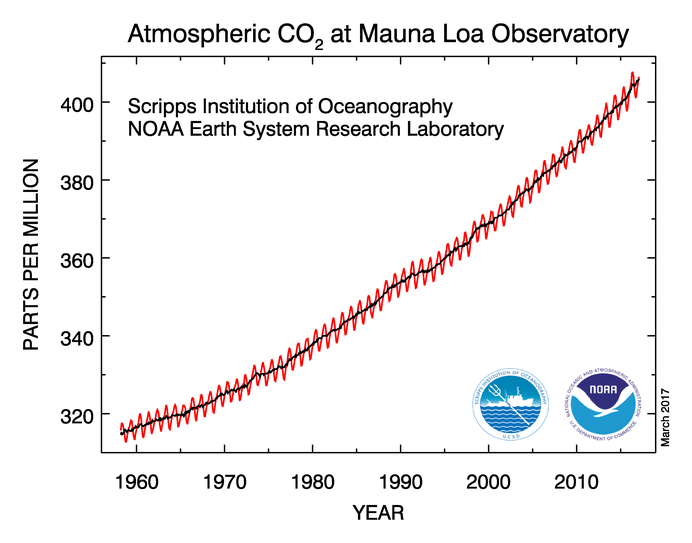
%> input picture data/co2_data_mlo.png, 692 x 543 px
$ octave LoadMloCo2Image.m   (GNU Octave 9; MATLAB toolbox functions it lacks are replaced by stand-ins)
%> lines starting %> are read from the running program, lines starting %| are printed output that depends on the picture; in (x1, y1, x2, y2) boxes, pixels count from 0 and x2, y2 are one past the last pixel; in counts of white or black regions, pixels touching at a corner belong together; the program's own positions count from 1
% Load image file and plot data on top of it.
% "Tidy up" image by removing logos and text

I = imread('data/co2_data_mlo.png');
%> I is the input picture: size 543x692x3 uint8; mean R, G, B 241.4, 239.6, 240.5

% Back up loaded image - we're bound to make mistakes.
Ibackup = I;

% View image in MATLAB
imshow(I);

%% Clean up image

% Manually find regions we want to "erase" using data cursor (the text in
% the plot area).
xRange = [126:513];
yRange = [94:143];

% Manually determine what the background colour value is
backgroundColour = 255;

% "Erase" the text
I(yRange,xRange,:) = backgroundColour;

% "Erase" the logos
xRange = [467:648];
yRange = [361:448];
I(yRange,xRange,:) = backgroundColour ;
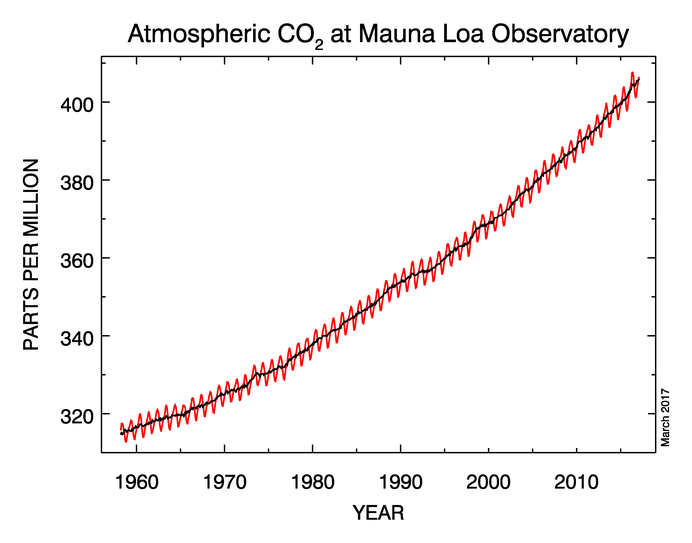
%> I: size 543x692x3 uint8; mean R, G, B 246.9, 244, 244

% Review changes
figure;
imshow(I);

%% Crop plot area
% [17 lines of commented-out code are left out]
yearMin = 225;              % x value for 1970
yearMax = 621 + 44;         % x value for 2015 + 5 years.
xRange = [yearMin:yearMax];
concMin = 414;              % y value for 320
concMax = 63;               % y value for 410
yRange = [concMax:concMin];
I = I(yRange,xRange,:);
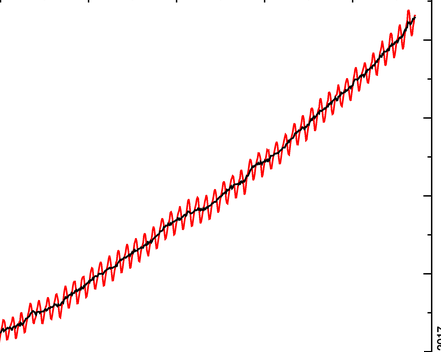
%> I: size 352x441x3 uint8; mean R, G, B 251.9, 246.1, 246.1

%% Further tidy up plot, "erasing" leftover sections of axes
I(:,423:441,:) = backgroundColour;
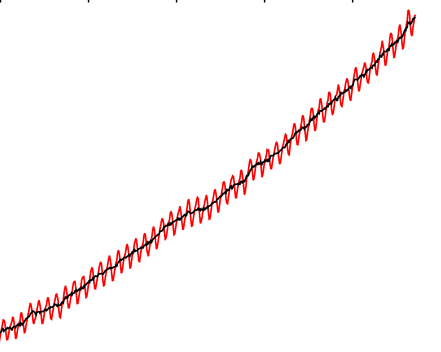
%> I: size 352x441x3 uint8; 1.29% of pixels changed, all inside (x1, y1, x2, y2) = (423, 0, 441, 352)
I(1:5,:,:) = backgroundColour;
%> I: size 352x441x3 uint8; 0.06% of pixels changed, all inside (x1, y1, x2, y2) = (0, 0, 398, 5)

imshow(I);

%% Display the cleaned up image and plot our data on top
% Non-toolbox technique

% Flip matrix so that y axis origin is at the bottom instead of the top
I = flipud(I);
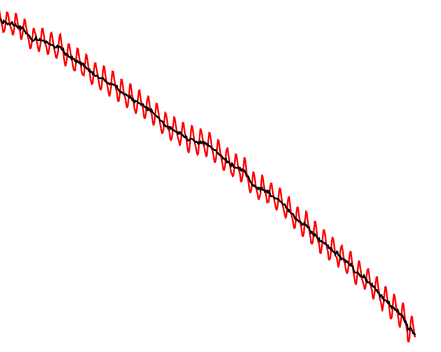
%> I: size 352x441x3 uint8; mean R, G, B 252.9, 247.1, 247.1; mean of the top-left, top-right, bottom-left and bottom-right quarters 242.8, 253.4, 255, 245
close
figure('Name','CO2 vs screenshot')
imshow(I);
axis on

% Set origin of y-axis at the bottom
set(gca,'YDir','normal');

% Use custom ticks and tick labels for axes
YEAR_MIN = 1970;
YEAR_MAX = 2020;
YEAR_RANGE = YEAR_MAX - YEAR_MIN;
IMAGE_X_MAX = size(I,2);
%> IMAGE_X_MAX = 441
xTickPosition = IMAGE_X_MAX / YEAR_RANGE * (0:5:YEAR_RANGE);
xTickPositionLabel = YEAR_MIN:5:YEAR_MAX;
xticks(xTickPosition)
xticklabels(xTickPositionLabel)
xlim([0,IMAGE_X_MAX])

CONC_MIN = 320;
CONC_MAX = 410;
CONC_RANGE = CONC_MAX - CONC_MIN;
IMAGE_Y_MAX = size(I,1);
%> IMAGE_Y_MAX = 352
yTickPosition = IMAGE_Y_MAX / CONC_RANGE * (0:10:CONC_RANGE);
yTickPositionLabel = CONC_MIN:10:CONC_MAX;
yticks(yTickPosition)
yticklabels(yTickPositionLabel)
ylim([0,IMAGE_Y_MAX])

% Remap date and concentration values using image scaling
%> (the run ends here)
